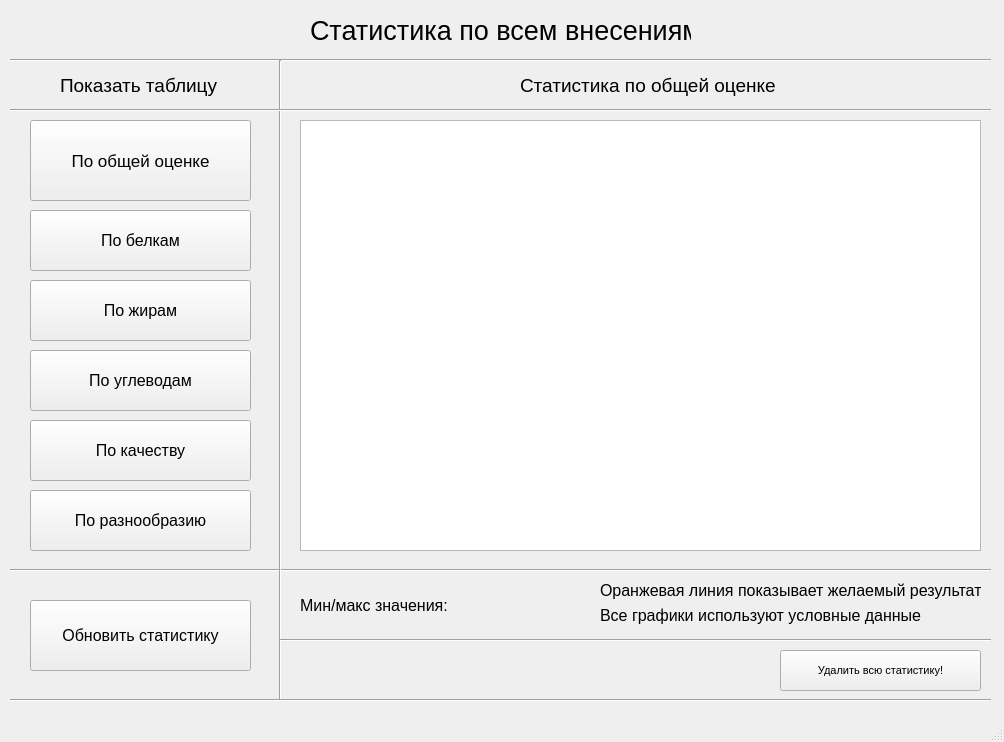
<?xml version="1.0" encoding="UTF-8"?>
<ui version="4.0">
 <class>MainWindow</class>
 <widget class="QMainWindow" name="MainWindow">
  <property name="geometry">
   <rect>
    <x>0</x>
    <y>0</y>
    <width>1004</width>
    <height>742</height>
   </rect>
  </property>
  <property name="windowTitle">
   <string>Статистика</string>
  </property>
  <widget class="QWidget" name="centralwidget">
   <widget class="QPushButton" name="byOVERALL">
    <property name="geometry">
     <rect>
      <x>30</x>
      <y>120</y>
      <width>221</width>
      <height>81</height>
     </rect>
    </property>
    <property name="font">
     <font>
      <pointsize>13</pointsize>
      <weight>50</weight>
      <bold>false</bold>
     </font>
    </property>
    <property name="text">
     <string>По общей оценке</string>
    </property>
   </widget>
   <widget class="Line" name="line">
    <property name="geometry">
     <rect>
      <x>10</x>
      <y>50</y>
      <width>981</width>
      <height>20</height>
     </rect>
    </property>
    <property name="orientation">
     <enum>Qt::Horizontal</enum>
    </property>
   </widget>
   <widget class="QLabel" name="label">
    <property name="geometry">
     <rect>
      <x>310</x>
      <y>10</y>
      <width>381</width>
      <height>41</height>
     </rect>
    </property>
    <property name="font">
     <font>
      <pointsize>20</pointsize>
      <weight>50</weight>
      <bold>false</bold>
     </font>
    </property>
    <property name="text">
     <string>Статистика по всем внесениям</string>
    </property>
   </widget>
   <widget class="QLabel" name="label_2">
    <property name="geometry">
     <rect>
      <x>60</x>
      <y>70</y>
      <width>161</width>
      <height>31</height>
     </rect>
    </property>
    <property name="font">
     <font>
      <pointsize>14</pointsize>
      <weight>50</weight>
      <bold>false</bold>
     </font>
    </property>
    <property name="text">
     <string>Показать таблицу</string>
    </property>
   </widget>
   <widget class="QPushButton" name="byBELKI">
    <property name="geometry">
     <rect>
      <x>30</x>
      <y>210</y>
      <width>221</width>
      <height>61</height>
     </rect>
    </property>
    <property name="font">
     <font>
      <pointsize>12</pointsize>
     </font>
    </property>
    <property name="text">
     <string>По белкам</string>
    </property>
   </widget>
   <widget class="QPushButton" name="byFATS">
    <property name="geometry">
     <rect>
      <x>30</x>
      <y>280</y>
      <width>221</width>
      <height>61</height>
     </rect>
    </property>
    <property name="font">
     <font>
      <pointsize>12</pointsize>
     </font>
    </property>
    <property name="text">
     <string>По жирам</string>
    </property>
   </widget>
   <widget class="QPushButton" name="byUGLEVOD">
    <property name="geometry">
     <rect>
      <x>30</x>
      <y>350</y>
      <width>221</width>
      <height>61</height>
     </rect>
    </property>
    <property name="font">
     <font>
      <pointsize>12</pointsize>
     </font>
    </property>
    <property name="text">
     <string>По углеводам</string>
    </property>
   </widget>
   <widget class="QPushButton" name="byGRADE">
    <property name="geometry">
     <rect>
      <x>30</x>
      <y>420</y>
      <width>221</width>
      <height>61</height>
     </rect>
    </property>
    <property name="font">
     <font>
      <pointsize>12</pointsize>
     </font>
    </property>
    <property name="text">
     <string>По качеству</string>
    </property>
   </widget>
   <widget class="QPushButton" name="byVARIETY">
    <property name="geometry">
     <rect>
      <x>30</x>
      <y>490</y>
      <width>221</width>
      <height>61</height>
     </rect>
    </property>
    <property name="font">
     <font>
      <pointsize>12</pointsize>
     </font>
    </property>
    <property name="text">
     <string>По разнообразию</string>
    </property>
   </widget>
   <widget class="Line" name="line_2">
    <property name="geometry">
     <rect>
      <x>10</x>
      <y>560</y>
      <width>981</width>
      <height>20</height>
     </rect>
    </property>
    <property name="orientation">
     <enum>Qt::Horizontal</enum>
    </property>
   </widget>
   <widget class="Line" name="line_3">
    <property name="geometry">
     <rect>
      <x>270</x>
      <y>60</y>
      <width>20</width>
      <height>641</height>
     </rect>
    </property>
    <property name="orientation">
     <enum>Qt::Vertical</enum>
    </property>
   </widget>
   <widget class="Line" name="line_4">
    <property name="geometry">
     <rect>
      <x>10</x>
      <y>100</y>
      <width>271</width>
      <height>20</height>
     </rect>
    </property>
    <property name="orientation">
     <enum>Qt::Horizontal</enum>
    </property>
   </widget>
   <widget class="PlotWidget" name="graph">
    <property name="geometry">
     <rect>
      <x>300</x>
      <y>120</y>
      <width>681</width>
      <height>431</height>
     </rect>
    </property>
    <property name="contextMenuPolicy">
     <enum>Qt::DefaultContextMenu</enum>
    </property>
    <property name="frameShape">
     <enum>QFrame::StyledPanel</enum>
    </property>
    <property name="interactive">
     <bool>false</bool>
    </property>
   </widget>
   <widget class="QPushButton" name="updateBTN">
    <property name="geometry">
     <rect>
      <x>30</x>
      <y>600</y>
      <width>221</width>
      <height>71</height>
     </rect>
    </property>
    <property name="font">
     <font>
      <pointsize>12</pointsize>
      <weight>50</weight>
      <bold>false</bold>
     </font>
    </property>
    <property name="text">
     <string>Обновить статистику</string>
    </property>
   </widget>
   <widget class="Line" name="line_5">
    <property name="geometry">
     <rect>
      <x>280</x>
      <y>100</y>
      <width>711</width>
      <height>20</height>
     </rect>
    </property>
    <property name="orientation">
     <enum>Qt::Horizontal</enum>
    </property>
   </widget>
   <widget class="QLabel" name="changebleL">
    <property name="geometry">
     <rect>
      <x>520</x>
      <y>70</y>
      <width>361</width>
      <height>31</height>
     </rect>
    </property>
    <property name="font">
     <font>
      <pointsize>14</pointsize>
      <weight>50</weight>
      <bold>false</bold>
     </font>
    </property>
    <property name="text">
     <string>Статистика по общей оценке</string>
    </property>
   </widget>
   <widget class="Line" name="line_6">
    <property name="geometry">
     <rect>
      <x>280</x>
      <y>630</y>
      <width>711</width>
      <height>20</height>
     </rect>
    </property>
    <property name="orientation">
     <enum>Qt::Horizontal</enum>
    </property>
   </widget>
   <widget class="QLabel" name="label_3">
    <property name="geometry">
     <rect>
      <x>600</x>
      <y>580</y>
      <width>381</width>
      <height>21</height>
     </rect>
    </property>
    <property name="font">
     <font>
      <pointsize>12</pointsize>
     </font>
    </property>
    <property name="text">
     <string>Оранжевая линия показывает желаемый результат</string>
    </property>
   </widget>
   <widget class="QLabel" name="label_4">
    <property name="geometry">
     <rect>
      <x>600</x>
      <y>605</y>
      <width>321</width>
      <height>21</height>
     </rect>
    </property>
    <property name="font">
     <font>
      <pointsize>12</pointsize>
     </font>
    </property>
    <property name="text">
     <string>Все графики используют условные данные</string>
    </property>
   </widget>
   <widget class="QLabel" name="minmaxL">
    <property name="geometry">
     <rect>
      <x>300</x>
      <y>580</y>
      <width>211</width>
      <height>51</height>
     </rect>
    </property>
    <property name="font">
     <font>
      <pointsize>12</pointsize>
     </font>
    </property>
    <property name="text">
     <string>Мин/макс значения:</string>
    </property>
   </widget>
   <widget class="QPushButton" name="deleteBTN">
    <property name="geometry">
     <rect>
      <x>780</x>
      <y>650</y>
      <width>201</width>
      <height>41</height>
     </rect>
    </property>
    <property name="font">
     <font>
      <pointsize>8</pointsize>
      <weight>50</weight>
      <bold>false</bold>
     </font>
    </property>
    <property name="text">
     <string>Удалить всю статистику!</string>
    </property>
   </widget>
   <widget class="Line" name="line_7">
    <property name="geometry">
     <rect>
      <x>10</x>
      <y>690</y>
      <width>981</width>
      <height>20</height>
     </rect>
    </property>
    <property name="orientation">
     <enum>Qt::Horizontal</enum>
    </property>
   </widget>
  </widget>
  <widget class="QMenuBar" name="menubar">
   <property name="geometry">
    <rect>
     <x>0</x>
     <y>0</y>
     <width>1004</width>
     <height>21</height>
    </rect>
   </property>
  </widget>
  <widget class="QStatusBar" name="statusbar"/>
 </widget>
 <customwidgets>
  <customwidget>
   <class>PlotWidget</class>
   <extends>QGraphicsView</extends>
   <header>pyqtgraph</header>
  </customwidget>
 </customwidgets>
 <resources/>
 <connections/>
</ui>
